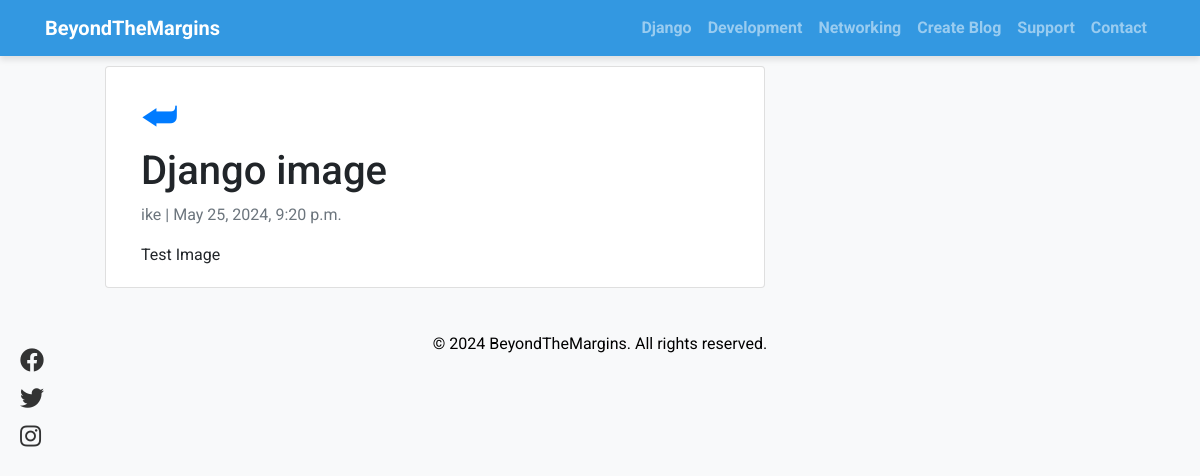
Screenshot of /django-image/ with the database file from the repository.
### Blog_app/models.py (models this page shows, shortened)
class Django(models.Model):
    title = models.CharField(max_length=200, unique=True)
    slug = models.SlugField(max_length=200, unique=True)
    author = models.ForeignKey(User, on_delete=models.CASCADE, related_name='blog_posts')
    updated_on = models.DateTimeField(auto_now=True)
    content = models.TextField()
    created_on = models.DateTimeField(auto_now_add=True)
    status = models.IntegerField(choices=STATUS, default=0)
    image = models.ImageField(upload_to='images/', blank=True, null=True)
    class Meta:
        ordering = ['-created_on']

### Blog_app/views.py (the view)
# urls.py: path('<slug:slug>/', views.DjangoDetail.as_view(), name='django_detail'),
class DjangoDetail(generic.DetailView):
    model = Django
    template_name = 'django_detail.html'

### templates/django_detail.html (shortened to what this page needs)
{% extends 'base.html' %}
{% block content %}
<div class="outer-container">
  <div class="inner-container">
    <div class="row">
      <div class="col-md-8 card mb-4 mt-3 left top">
        <div class="card-body">
          <a href="{{ request.META.HTTP_REFERER }}"> <span style="font-size: 40px;">&#11176;</span> </a>
          <h1>{% block title %}{{ object.title }}{% endblock title %}</h1>
          <p class="text-muted">{{ django.author }} | {{ django.created_on }}</p>
          <p class="card-text">{{ object.content | safe }}</p>
        </div>
      </div>
    </div>
  </div>
</div>
{% endblock content %}

### templates/base.html (style rules this page uses)
body { font-family: "Roboto", sans-serif; font-size: 16px; background-color: #f8f9fa; }

### templates/django_detail.html (style rules this page uses)
body { margin-top: 50px; margin-bottom: 50px; }
.outer-container { display: flex; justify-content: center; }
.inner-container { width: 100%; max-width: 80%; }

### templates/social.html (style rules this page uses)
.outer-container { display: flex; justify-content: center; position: relative; }
.inner-container { width: 100%; max-width: 80%; position: relative; }

### rows the page displays
Django: title "Django image", author "ike", created_on "May 25, 2024, 9:20 p.m.", content "Test Image"
